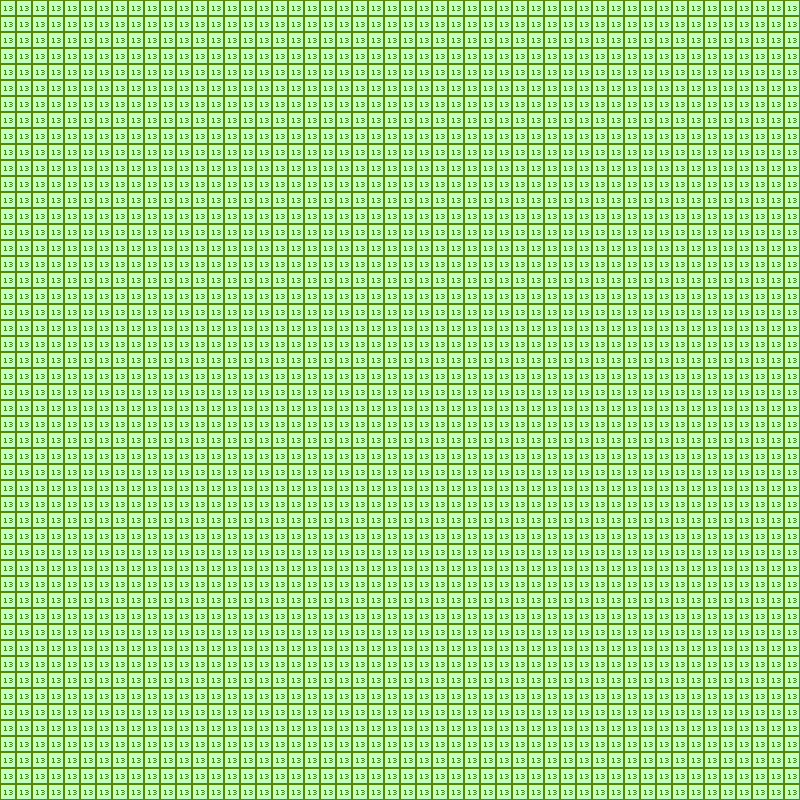

Below is a game level as drawn by its tile map, then a one-line description and the .tmx that defines it (tile-layer data replaced by summaries):
An orthogonal 50x50 tile map with 16x16 px tiles, 1 tile layer (ground) and 2 objects (start, boss1).

<map version="1.0" orientation="orthogonal" renderorder="right-down" width="50" height="50" tilewidth="16" tileheight="16">
 <tileset firstgid="1" name="background_tiles" tilewidth="16" tileheight="16">
  <image source="background_tiles.png" trans="ff00ff" width="256" height="256" />
 </tileset>
 <layer name="ground" width="50" height="50">
  <data>[2500 cells, 2500 non-empty, 1 distinct tile ids]</data>
 </layer>
 <objectgroup name="meta">
  <object name="start" x="390" y="680" width="32" height="32" />
  <object name="boss" type="boss1" x="384" y="432" width="32" height="32" />
 </objectgroup>
</map>